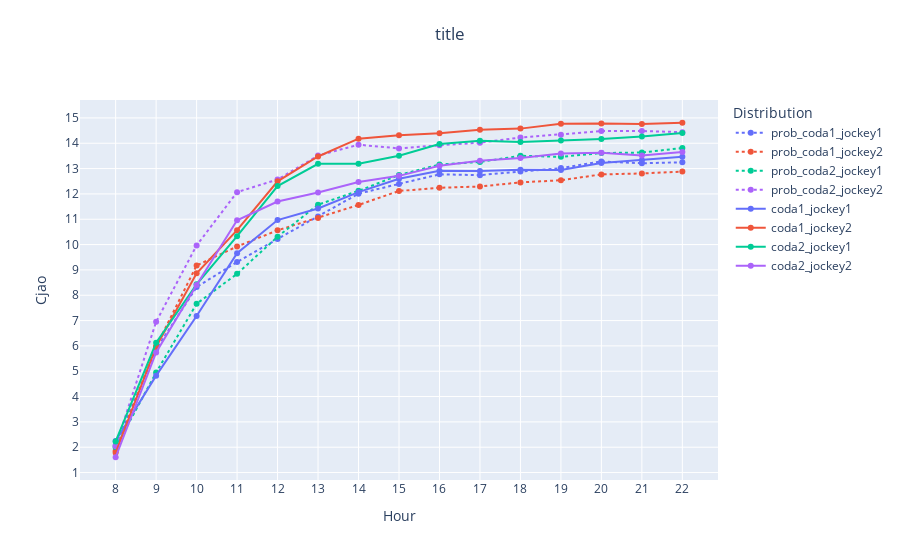

The notebook cell this image was saved under:
### Code cell
# Average waiting time
normalize = False

fig =  go.Figure()

import plotly.express as px

colors = px.colors.qualitative.Plotly

fig = add_simulation_to_plot(
    fig, df_simulations, 'prob_coda1_jockey1', "Avg_waiting_times_standard", normalize=normalize,
    line=dict(color=colors[0], dash='dot'))
fig = add_simulation_to_plot(
    fig, df_simulations, 'prob_coda1_jockey2', "Avg_waiting_times_standard", normalize=normalize,
    line=dict(color=colors[1], dash='dot'))
fig = add_simulation_to_plot(
    fig, df_simulations, 'prob_coda2_jockey1', "Avg_waiting_times_standard", normalize=normalize,
    line=dict(color=colors[2], dash='dot'))
fig = add_simulation_to_plot(
    fig, df_simulations, 'prob_coda2_jockey2', "Avg_waiting_times_standard", normalize=normalize,
    line=dict(color=colors[3], dash='dot'))
fig = add_simulation_to_plot(
    fig, df_simulations, 'coda1_jockey1', "Avg_waiting_times_standard", normalize=normalize,
    line=dict(color=colors[0]))
fig = add_simulation_to_plot(
    fig, df_simulations, 'coda1_jockey2', "Avg_waiting_times_standard", normalize=normalize,
    line=dict(color=colors[1]))
fig = add_simulation_to_plot(
    fig, df_simulations, 'coda2_jockey1', "Avg_waiting_times_standard", normalize=normalize,
    line=dict(color=colors[2]))
fig = add_simulation_to_plot(
    fig, df_simulations, 'coda2_jockey2', "Avg_waiting_times_standard", normalize=normalize,
    line=dict(color=colors[3]))


fig = decorate_figure(fig,
    title="Average waiting time",
    y_axis_title="Value", dtick=1)
fig = fig.update_layout(
        title={
            'text': "title" ,
            'y':0.95,
            'x':0.5,
            'xanchor': 'center',
            'yanchor': 'top'},
        xaxis_title="Hour",
        yaxis_title="Cjao",
        legend_title="Distribution",
    )


fig.show()

### Figure 1 — Plotly figure (JSON) as saved in the notebook; plotly's stock layout.template omitted (floating-point values rounded to 4 significant figures)
{"data": [{"line": {"color": "#636EFA", "dash": "dot"}, "mode": "lines+markers", "name": "prob_coda1_jockey1", "type": "scatter", "x": [8, 9, 10, 11, 12, 13, 14, 15, 16, 17, 18, 19, 20, 21, 22], "y": [2.072, 5.864, 8.322, 9.313, 10.22, 11.11, 12.01, 12.39, 12.77, 12.74, 12.88, 13.02, 13.28, 13.21, 13.25]}, {"line": {"color": "#EF553B", "dash": "dot"}, "mode": "lines+markers", "name": "prob_coda1_jockey2", "type": "scatter", "x": [8, 9, 10, 11, 12, 13, 14, 15, 16, 17, 18, 19, 20, 21, 22], "y": [1.855, 5.977, 9.176, 9.926, 10.56, 11.05, 11.57, 12.12, 12.24, 12.29, 12.45, 12.54, 12.77, 12.81, 12.88]}, {"line": {"color": "#00CC96", "dash": "dot"}, "mode": "lines+markers", "name": "prob_coda2_jockey1", "type": "scatter", "x": [8, 9, 10, 11, 12, 13, 14, 15, 16, 17, 18, 19, 20, 21, 22], "y": [1.995, 4.951, 7.662, 8.845, 10.31, 11.58, 12.12, 12.74, 13.16, 13.26, 13.5, 13.46, 13.61, 13.63, 13.81]}, {"line": {"color": "#AB63FA", "dash": "dot"}, "mode": "lines+markers", "name": "prob_coda2_jockey2", "type": "scatter", "x": [8, 9, 10, 11, 12, 13, 14, 15, 16, 17, 18, 19, 20, 21, 22], "y": [2.038, 6.952, 9.966, 12.07, 12.57, 13.51, 13.94, 13.8, 13.92, 14.02, 14.23, 14.34, 14.48, 14.48, 14.44]}, {"line": {"color": "#636EFA"}, "mode": "lines+markers", "name": "coda1_jockey1", "type": "scatter", "x": [8, 9, 10, 11, 12, 13, 14, 15, 16, 17, 18, 19, 20, 21, 22], "y": [2.245, 4.826, 7.18, 9.661, 10.97, 11.43, 12.07, 12.6, 12.92, 12.9, 12.96, 12.94, 13.22, 13.33, 13.47]}, {"line": {"color": "#EF553B"}, "mode": "lines+markers", "name": "coda1_jockey2", "type": "scatter", "x": [8, 9, 10, 11, 12, 13, 14, 15, 16, 17, 18, 19, 20, 21, 22], "y": [1.781, 5.967, 8.863, 10.57, 12.5, 13.48, 14.18, 14.32, 14.39, 14.53, 14.58, 14.76, 14.78, 14.76, 14.81]}, {"line": {"color": "#00CC96"}, "mode": "lines+markers", "name": "coda2_jockey1", "type": "scatter", "x": [8, 9, 10, 11, 12, 13, 14, 15, 16, 17, 18, 19, 20, 21, 22], "y": [2.228, 6.123, 8.433, 10.33, 12.31, 13.19, 13.19, 13.5, 13.97, 14.09, 14.05, 14.1, 14.17, 14.27, 14.4]}, {"line": {"color": "#AB63FA"}, "mode": "lines+markers", "name": "coda2_jockey2", "type": "scatter", "x": [8, 9, 10, 11, 12, 13, 14, 15, 16, 17, 18, 19, 20, 21, 22], "y": [1.604, 5.741, 8.408, 10.96, 11.7, 12.05, 12.47, 12.71, 13.11, 13.31, 13.42, 13.59, 13.63, 13.51, 13.66]}], "layout": {"legend": {"title": {"text": "Distribution"}}, "title": {"text": "title", "x": 0.5, "xanchor": "center", "y": 0.95, "yanchor": "top"}, "xaxis": {"dtick": 1, "tick0": 0, "tickmode": "linear", "title": {"text": "Hour"}}, "yaxis": {"dtick": 1, "tick0": 0, "tickmode": "linear", "title": {"text": "Cjao"}}}}
